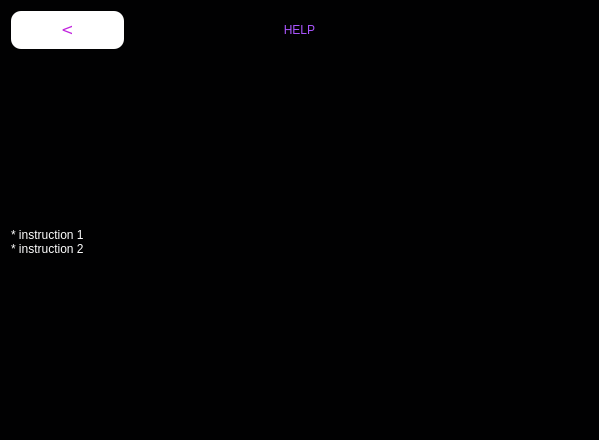
<?xml version="1.0" encoding="UTF-8"?>
<ui version="4.0">
 <class>Dialog</class>
 <widget class="QDialog" name="Dialog">
  <property name="geometry">
   <rect>
    <x>0</x>
    <y>0</y>
    <width>599</width>
    <height>440</height>
   </rect>
  </property>
  <property name="windowTitle">
   <string>Dialog</string>
  </property>
  <property name="styleSheet">
   <string notr="true">background-color: #010102</string>
  </property>
  <layout class="QGridLayout" name="gridLayout">
   <item row="0" column="2" colspan="3">
    <layout class="QGridLayout" name="gridLayout_2">
     <item row="0" column="0">
      <widget class="QLabel" name="scoresLabel">
       <property name="maximumSize">
        <size>
         <width>99</width>
         <height>26</height>
        </size>
       </property>
       <property name="styleSheet">
        <string notr="true">color: rgb(170, 85, 255);
font: 30pt &quot;Wide Latin&quot;;</string>
       </property>
       <property name="text">
        <string>HELP</string>
       </property>
       <property name="scaledContents">
        <bool>false</bool>
       </property>
       <property name="alignment">
        <set>Qt::AlignCenter</set>
       </property>
       <property name="openExternalLinks">
        <bool>false</bool>
       </property>
      </widget>
     </item>
    </layout>
   </item>
   <item row="1" column="1" colspan="5">
    <layout class="QVBoxLayout" name="verticalLayout_3">
     <item>
      <widget class="QLabel" name="label">
       <property name="styleSheet">
        <string notr="true">color: rgb(255, 255, 255);</string>
       </property>
       <property name="text">
        <string>&lt;html&gt;&lt;head/&gt;&lt;body&gt;&lt;p&gt;* instruction 1&lt;br/&gt;* instruction 2&lt;/p&gt;&lt;/body&gt;&lt;/html&gt;</string>
       </property>
      </widget>
     </item>
    </layout>
   </item>
   <item row="0" column="1">
    <layout class="QVBoxLayout" name="verticalLayout_2">
     <item>
      <widget class="QPushButton" name="menuButton">
       <property name="font">
        <font>
         <family>Verdana</family>
         <pointsize>-1</pointsize>
         <underline>false</underline>
         <strikeout>false</strikeout>
        </font>
       </property>
       <property name="styleSheet">
        <string notr="true">background:linear-gradient(to bottom, #c123de 5%, #a20dbd 100%);
	background-color:#ffffff;
	border-radius:10px;
	display:inline-block;
	cursor:pointer;
	color:#c123de;
	font-family:Verdana;
	font-size:15px;
	padding:10px 11px;
	text-decoration:none;
	text-shadow:0px 1px 11px #9b14b3;</string>
       </property>
       <property name="text">
        <string>&lt;</string>
       </property>
      </widget>
     </item>
    </layout>
   </item>
   <item row="0" column="5">
    <layout class="QHBoxLayout" name="horizontalLayout"/>
   </item>
  </layout>
 </widget>
 <resources>
  <include location="../imgs/imgs.qrc"/>
 </resources>
 <connections/>
</ui>
